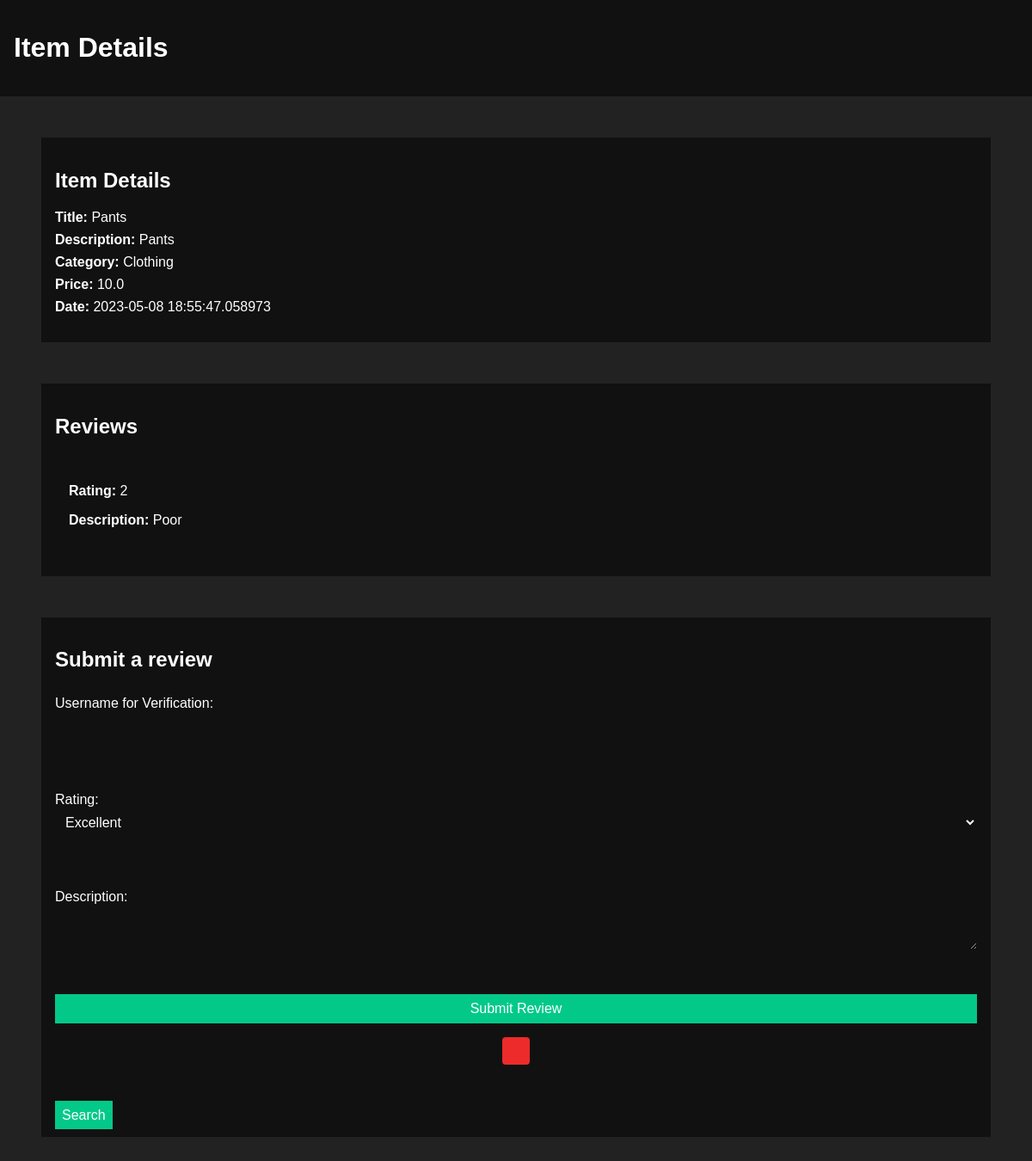
/item/2/, run on the app's committed database.
### tables this page shows
CREATE TABLE items (
                        id INTEGER PRIMARY KEY AUTOINCREMENT,
                        username TEXT,
                        title TEXT,
                        description TEXT,
                        category TEXT,
                        price REAL,
                        date TEXT
                        );

CREATE TABLE reviews (
                    id INTEGER PRIMARY KEY AUTOINCREMENT,
                    username TEXT,
                    item_id INTEGER,
                    rating TEXT,
                    description TEXT,
                    date TEXT
                    );

### app.py (the view)
@app.route("/item/<int:item_id>/")
def item_detail(item_id):
    with sqlite3.connect(db_path) as conn:
        c = conn.cursor()
        c.execute("SELECT * FROM items WHERE id = ?", (item_id,))
        item = c.fetchone()
        if item:
            c.execute("SELECT * FROM reviews WHERE item_id = ?", (item_id,))
            reviews = c.fetchall()
            return render_template("selected.html", item=item, reviews=reviews)
        else:
            return "Item not found", 404

### templates/selected.html (shortened to what this page needs)
<!DOCTYPE html>
<html lang="en">
  <head>
    <link rel="stylesheet" href="{{ url_for('static', filename='review.css') }}">
  </head>
  <body>
    <header>
      <h1>Item Details</h1>
    </header>
    <section class="item-details">
      <h2>Item Details</h2>
      <ul>
        <li><strong>Title:</strong> {{ item[2] }}</li>
        <li><strong>Description:</strong> {{ item[3] }}</li>
        <li><strong>Category:</strong> {{ item[4] }}</li>
        <li><strong>Price:</strong> {{ item[5] }}</li>
        <li><strong>Date:</strong> {{ item[6] }}</li>
      </ul>
    </section>
    <section class="reviews">
      <h2>Reviews</h2>
      {% if reviews %}
        {% for review in reviews %}
          <div class="review">
            <p><strong>Rating:</strong> {{ review[2] }}</p>
            <p><strong>Description:</strong> {{ review[3] }}</p>
          </div>
        {% endfor %}
      {% else %}
        <p>No reviews found.</p>
      {% endif %}
    </section>
    <section class="submit-review">
      <h2>Submit a review</h2>
      <form method="POST" action="{{ url_for('submit_review', item_id=item[0]) }}">
        <label for="username">Username for Verification:</label>
        <input type="username" id="title" name="username" required>
        <br><br>
        <label for="rating">Rating:</label>
        <select id="rating" name="rating" required>
          <option value="Excellent">Excellent</option>
        </select>
        <br><br>
        <label for="description">Description:</label>
        <textarea id="description" name="description" required></textarea>
        <br><br>
        <button type="submit" class="submit-btn">Submit Review</button>
        <div class="error-messages">
          <div class="messages">
          </div>
        </div>
      </form>
      <br>
      <a href="{{ url_for('searchbar') }}" class="search-bar-btn">Search</button></a>
    </section>
  </body>
</html>

### static/review.css (style rules this page uses)
body { font-family: Arial, sans-serif; margin: 0; padding: 0; background-color: #222222; color: #ffffff; }
h1, h2 { font-weight: bold; }
ul { list-style: none; padding: 0; }
header { background-color: #111111; color: #ffffff; padding: 1rem; }
section { padding: 1rem; margin: 3rem; background-color: #111111; }
form { display: flex; flex-direction: column; margin-bottom: 1rem; }
label { margin-top: 0.5rem; color: #ffffff; }
input, select, textarea { padding: 0.5rem; margin-bottom: 1rem; border-radius: 0; border: none; font-size: 1rem; background-color: #111111; color: #ffffff; }
button[type="submit"], .search-bar-btn { background-color: #03C988; color: #ffffff; padding: 0.5rem; border-radius: 0; border: none; cursor: pointer; font-size: 1rem; text-decoration: none; }
.item-details ul li { margin-bottom: 0.5rem; }
.reviews .review { background-color: #111111; border-radius: 0; padding: 1rem; margin-bottom: 1rem; }
.reviews .review p { margin-bottom: 0.5rem; color: #ffffff; }
.error-messages { display: flex; justify-content: center; align-items: center; width: 100%; }
.error-messages .messages { background-color: #ED2B2A; border: none; color: black; padding: 1em; border-radius: 0.25rem; font-weight: bold; margin: 1em 0; text-align: center; max-width: 600px; }

### data on the page
items: title "Pants", description "Pants", category "Clothing", price "10.0", date "2023-05-08 18:55:47.058973"
reviews: item "2", rating "Poor"
